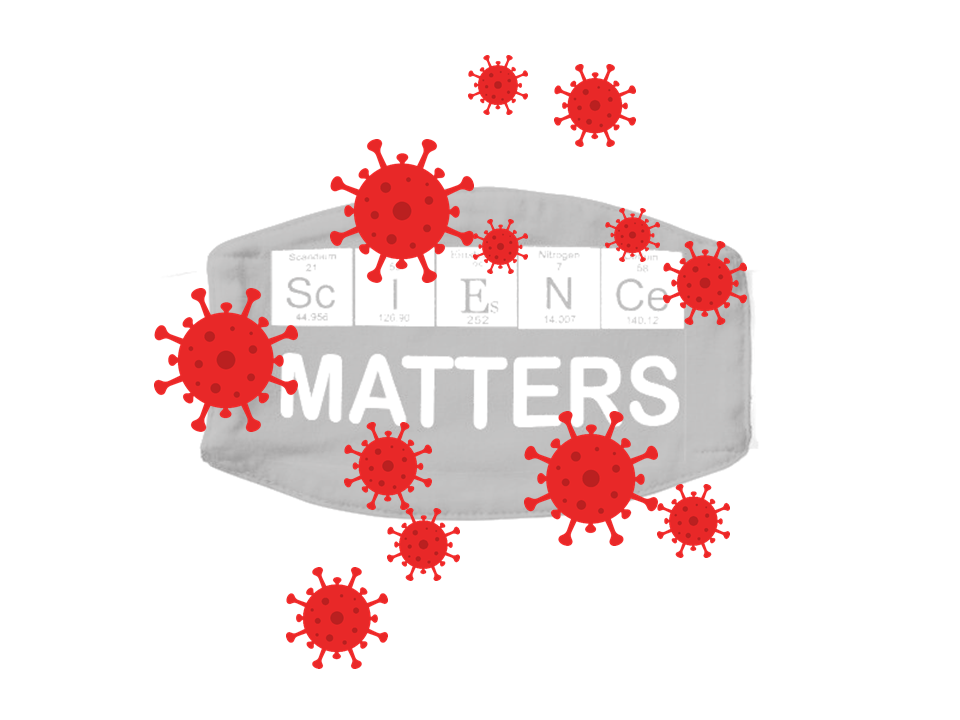
#> input picture T3-Play.with.content-tasks/T3-coronvirus-mask.png, 960 x 720 px
$ jupyter execute --allow-errors T3-Play_with_content-tasks.ipynb
#> lines starting #> are read from the running program, lines starting #| are printed output that depends on the picture; after the words box and inside, x2 and y2 are one past the last pixel; in counts of white or black regions, pixels touching at a corner belong together
[cell 1]
# from google.colab import drive
# drive.mount('/content/drive')

# **Image Processing 2: Let's play with the content**

---

<font color='red' face='Times New Roman'>**NOTE**: *Please take care of the `WARNING` and `NOTE` symbols in the following, and what you should do is marked by `TODO`*</font>

So far, we are dealing with the images themselves (e.g., the size, color). Let's focus more on what inside the images (i.e., the content) from now on.

To begin with, we will try Edge Detection.

# **1. Edge Detection**

Here we will mainly use PIL (<font color='red'>Image</font>, <font color='red'>ImageFilter</font>) to do the filtering. Because PIL is almost the official image processing library with its large amount of users. And in PIL, there is no many pre-defined filter kernels in <font color='red'>ImageFilter</font> class, we can define the filter kernels by ourselves.

This way can help you understand the values in the filters more detailly!

We will use <font color='red'>*filter()*</font> in <font color='red'>Image</font> to do the filtering and <font color='red'>*ImageFilter.Kernel()*</font> to define the filters we want to use.

[cell 2]
from PIL import Image,ImageFilter
import urllib.request
import skimage.io

# save the image from the url
urllib.request.urlretrieve('https://upload.wikimedia.org/wikipedia/en/7/7d/Lenna_%28test_image%29.png',
                           'lenna.png')
#> (this line was passed over: the network is not available in this run)

# load the image using PIL.Image
#> (the rest of this cell did not finish here and is left out)

#> (a cell that did not finish here is left out)

#> (a cell that did not finish here is left out)

Filters is a useful tool not only for Edge Detection. Let's try Noise Reduction.

# **2. Noise Detection**

But we need to add some noise to the image first. To this end, we use the <font color='red'>*random_noise*</font> function (declared in <font color='red'>*skimage.util*</font>).

[cell 5]
from skimage.util import random_noise
import cv2
import numpy as np

# load the image
img_lenna = cv2.imread('lenna.png')

## salt-and-pepper noise

#> (a cell that did not finish here is left out)

Mean filter is one of the simpliest spatial filters.

#> (a cell that did not finish here is left out)

The Mean filters average out the noise. However, the normal pixels are blured at the same time.

Instead of using the average-out, the Median filters reduce the noise by “replacing” the central pixel by the median of pixels in the neighborhood. The assumption is that noise appear as the “outliers” on which the median works better than the mean.

#> (a cell that did not finish here is left out)

Median filters seem worked better than Mean filters for salt-and-pepper noise. However, it doesn’t mean it’s a better choice in a general sense. The performance of filters are dependent on the type of noise.

## Poisson

[cell 9]
print(skimage.__version__)

[cell 10]
help(random_noise)

#> (a cell that did not finish here is left out)

#> (a cell that did not finish here is left out)

#> (a cell that did not finish here is left out)

## Gaussian

#> (a cell that did not finish here is left out)

#> (a cell that did not finish here is left out)

## Speckle

[cell 16]
help(ImageFilter)

#> (a cell that did not finish here is left out)

#> (a cell that did not finish here is left out)

# **3. Morphological Operations**

Another set of tools, which is similar to Filters, is Morphological Operations.

Structing elements can be considered as filters with which a different way of filtering (i.e., Morphological Operations) is defined (rather than using the weighted averages).

In addition, it is usually applied to the binary images, on which it’s easier to determine the fitness of a structing element to image positions.

Let's learn this through a new example of "Find the Coronavirus". The goal is to locate and count the coronavirus in an image as shown below.

[cell 19]
import cv2
from PIL import Image

# load the image containing coronavirus
np_virus=cv2.imread("T3-coronvirus-mask.png") #/content/drive/MyDrive/Colab Notebooks/coronvirus-mask.png
#> np_virus is the input picture: shape (720, 960, 3); mean B, G, R 230.3, 230.3, 245.1
#cv2 images are stored in BGR order, we need to convert the order before disaply
display(Image.fromarray(cv2.cvtColor(np_virus, cv2.COLOR_BGR2RGB)))

[cell 20]
# convert to grey image
img_vir_grey = cv2.cvtColor(np_virus, cv2.COLOR_BGR2GRAY)
# get the binary image after thresholding
ret,img_th = cv2.threshold(img_vir_grey,160,255,cv2.THRESH_BINARY)
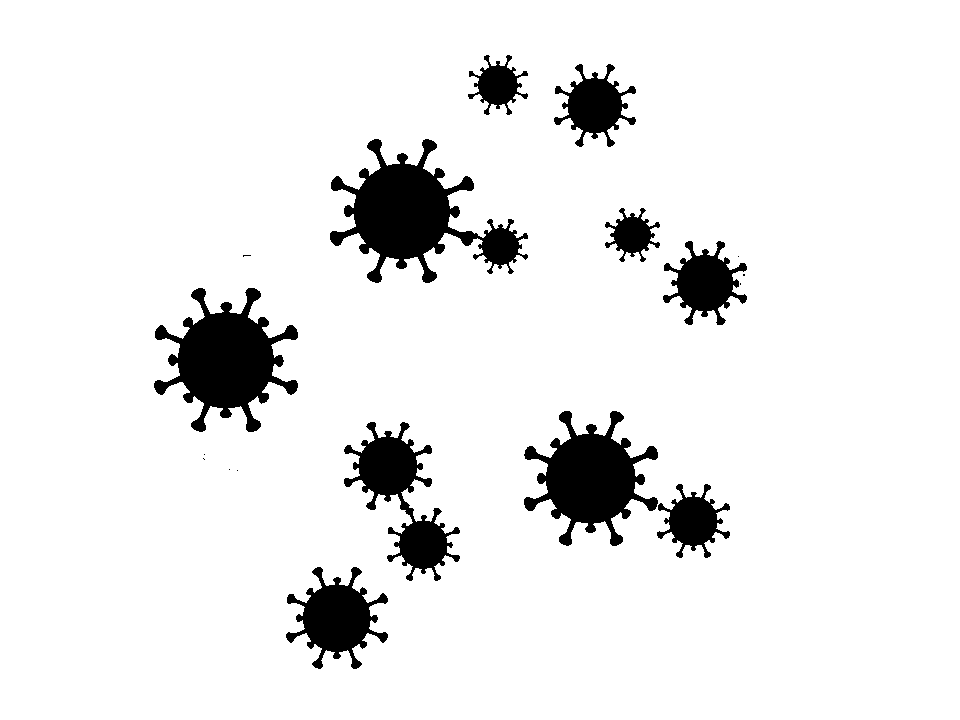
#> img_th: shape (720, 960); 92.3% white; 18 black regions (8 under 20 px), largest, box (x1, y1, x2, y2) and area: (330, 139, 528, 283) 11319, (154, 288, 298, 432) 9924, (524, 411, 658, 546) 8659
print(img_th.shape)
bw_img=Image.fromarray(255-img_th)
display(bw_img)

[cell 21]
bw_img=Image.fromarray(img_th)
display(bw_img)

## SE

Looks good! But there are noise and connected components, which distract the computers from counting the virus precisely.

Erosion excludes the positions that the Structing Element (SE) dose not fits. We can design a SE that fits into the bodies of virus but not the noise and connections.

[cell 22]
import numpy as np
# TODO: define a 5x5 SE
SE = np.ones((5,5),np.uint8)
img_erosion = cv2.erode(255-img_th, SE, iterations=1)
#> img_erosion: shape (720, 960); 5.3% white; 140 white regions (95 under 20 px), largest, box (x1, y1, x2, y2) and area: (171, 304, 281, 416) 6780, (346, 156, 457, 267) 6716, (539, 427, 643, 531) 5852
bw_img=Image.fromarray(img_erosion)
display(bw_img)

The 5x5 SE does exclude the noise and break the connected components, but isolates the Spike Glycoproteins from the body at the same time.

After several times of trail-and-error, I found the 12x12 is a good choice for the SE.

[cell 23]
# TODO: define a 12x12 SE
SE = np.ones((12,12),np.uint8) # ignoring more details
img_erosion = cv2.erode(255-img_th, SE, iterations=1)
#> img_erosion: shape (720, 960); 3.6% white; 12 white regions, largest, box (x1, y1, x2, y2) and area: (184, 319, 268, 403) 5365, (360, 170, 444, 254) 5326, (552, 440, 630, 518) 4572
bw_img=Image.fromarray(img_erosion)
display(bw_img)

[cell 24]
# TODO: define a diamond shape SE
SE1 = np.array([[0, 1, 0], [1, 1, 1], [0, 1, 0]], np.uint8)
img_erosion1 = cv2.erode(255-img_th, SE1, iterations=1)
#> img_erosion1: shape (720, 960); 6.7% white; 57 white regions (40 under 20 px)
bw_img1=Image.fromarray(img_erosion1)
display(bw_img1)

[cell 25]
display(Image.fromarray(cv2.cvtColor((np_virus).astype(np.uint8), cv2.COLOR_BGR2RGB)))

[cell 26]
display(Image.fromarray(cv2.cvtColor((np_virus*.6).astype(np.uint8), cv2.COLOR_BGR2RGB)))

[cell 27]
# let's merage it back the orginal image and see the result of localization
np_merge=cv2.merge((img_erosion,img_erosion,img_erosion))*0.4+np_virus*0.6
# merges multiple image channels into a single image.


display(Image.fromarray(cv2.cvtColor(np_merge.astype(np.uint8), cv2.COLOR_BGR2RGB)))

## Count
The white dots hit the viruses well, which meams we can count the viruses by the number of dots.

This can be done using the ***skimage.measure.label*** and ***skimage.measure.regionprops***.

[cell 28]
from skimage.measure import label,regionprops
from skimage import io
np_labeled=label(img_erosion)
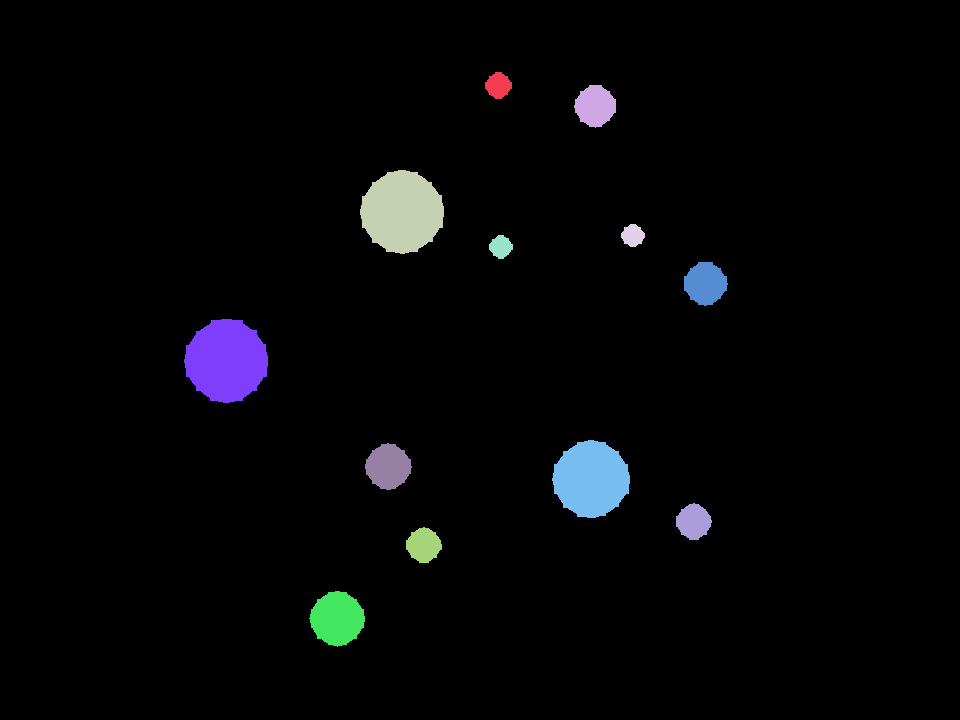
#> np_labeled: shape (720, 960) int64; 13 distinct labels, from 0 to 12; one colour per label, 0 black
io.imshow(np_labeled)
regions = regionprops(np_labeled)
#> regions = 12 regions; largest, box (x1, y1, x2, y2) and area: (184, 319, 268, 403) 5365, (360, 170, 444, 254) 5326, (552, 440, 630, 518) 4572, (309, 591, 365, 647) 2278, (365, 443, 412, 490) 1593
print(len(regions))

## Area
Studies show that the bigger a virus is, the more infectious it is.
(I made it up. It’s not necessarily true.)

Can you measure how infectious each of the virus is?

We can measure the area of each virus. In that case, we need to build a mask for each virus first. This can be done using **Dilation**.

[cell 29]
np_labeled.max()
#> Out = 12

[cell 30]
np_labeled.shape
#> Out = (720, 960)

[cell 31]
import numpy as np
np_regions=[]
np_masks=[]
merged_mask=np.zeros(np_labeled.shape) # 全是0的矩阵
for index in range(1, np_labeled.max()+1):
    # TODO: build a mask for each virus
    np_regions.append((((np_labeled==index)+0)*255).astype(np.uint8))
    np_dilation = cv2.dilate(np_regions[-1], SE, iterations=7)
    np_masks.append(np_dilation)
    merged_mask += np_dilation
    if index > 10:
        display(Image.fromarray(np_dilation))
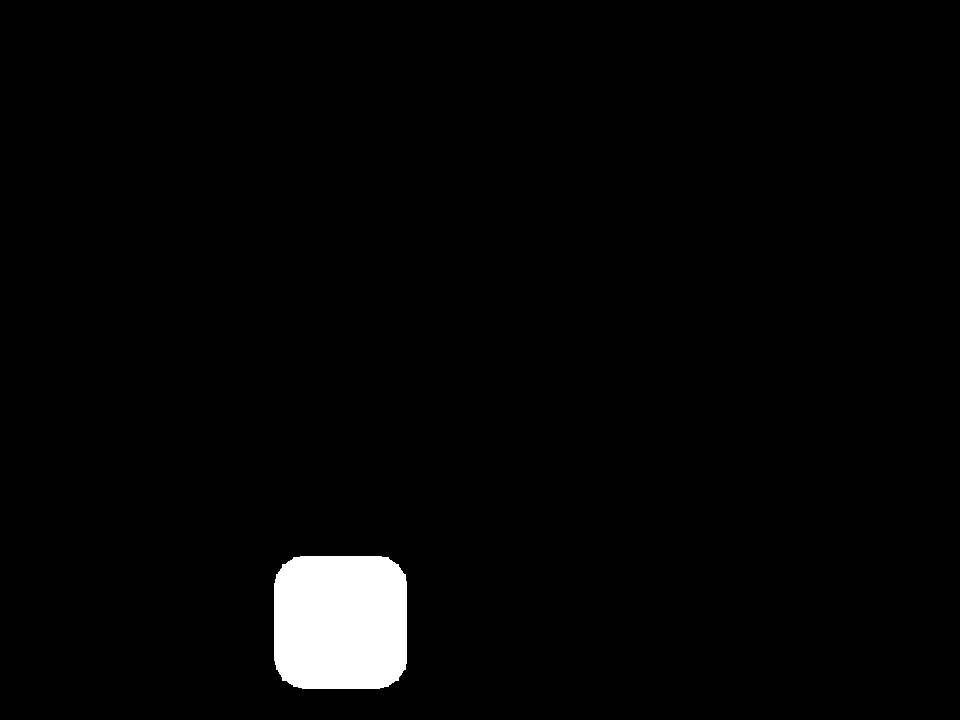
#> np_dilation: shape (720, 960); 2.4% white; 1 white region, box (x1, y1, x2, y2) and area: (274, 556, 407, 689) 16831
#> after the loop, np_masks = 12 items; np_regions = 12 items

np_merge=cv2.merge((merged_mask,merged_mask,merged_mask))*0.4+np_virus*0.6
display(Image.fromarray(cv2.cvtColor(np_merge.astype(np.uint8), cv2.COLOR_BGR2RGB)))

The masks cover the viruses well. Now we can use the masks to separate the viruses from each other. This can be done by calculating the AND of a mask and the original binary image.

[cell 32]
import matplotlib.pyplot as plt
fig = plt.figure(figsize=(60, 10))
binary_np=255-img_th
idx=1
plts=[]
for mask in np_masks: # 总共12列 in img
    binary_virus=((mask==255)*(binary_np==255))
    area=np.sum(binary_virus)
    #display(Image.fromarray(cv2.cvtColor((binary_virus*255).astype(np.uint8), cv2.COLOR_BGR2RGB)))
    plts.append(fig.add_subplot(3, 12, idx))
    plts[-1].set_title('mask'+str(idx))
    plt.imshow(mask)

    plts.append(fig.add_subplot(3, 12, idx+12))
    plts[-1].set_title('binary')
    plt.imshow(binary_np)

    plts.append(fig.add_subplot(3, 12, idx+24))
    plts[-1].set_title('virus'+str(idx)+'(area='+str(area)+')')
    plt.imshow(binary_virus)

    print('Area of virus '+str(idx)+':\t'+str(area))
    idx=idx+1
#> this loop made 12 passes
#> area on passes 1 to 12: 1660, 3165, 10012, 1764, 1723, 3477, 9924, 8841, 4309, 2709, 2789, 4890
#> after the loop, idx = 13; plts = 36 items

Not perfect, but OK. Is there a better way to separate the viruses?

## Challenges

#### Task 1: Please enhance the edge information of this image below. The file path is T3-flower.png

[cell 33]
help(cv2.cvtColor)

[cell 34]
import seaborn as sns
import pandas as pd
def create_random_dataframe(rows, columns):
    # Create a 2D numpy array with random values
    random_array = np.random.rand(rows, columns)

    # Create a dataframe from the numpy array
    df = pd.DataFrame(random_array)

    return df

# Example usage
num_rows = 5
num_columns = 3
random_df = create_random_dataframe(num_rows, num_columns)

[cell 35]
help(sns.heatmap)

[cell 36]
all_data_na = (random_df.isnull().sum() / len(random_df)) * 100
print(all_data_na)
sns.heatmap(random_df.isna(), cmap="Blues")

[cell 37]
rgb_color = (204, 22, 58)
r = hex(rgb_color[0])
g = hex(rgb_color[1])
b = hex(rgb_color[2])

[cell 38]
# load the image containing coronavirus
np_fl=cv2.imread("T3-flower.png")
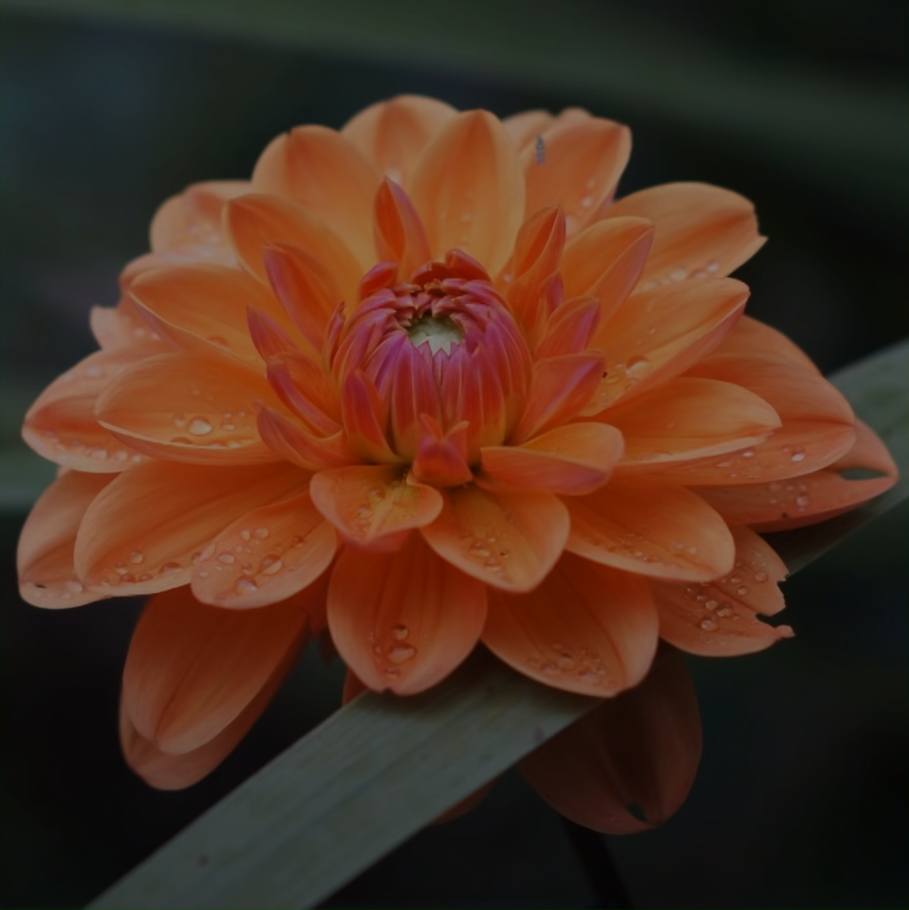
#> input picture T3-Play.with.content-tasks/T3-flower.png, 1818 x 1819 px (shown at 1/2 size)
#> np_fl is the input picture: shape (1819, 1818, 3); mean B, G, R 31.3, 47, 76.5


display(Image.fromarray(cv2.cvtColor(np_fl, cv2.COLOR_BGR2RGB)))

display(Image.fromarray(cv2.cvtColor((np_fl*1.6).astype(np.uint8), cv2.COLOR_BGR2RGB)))

#### Task2: Can you localize the virus and count the number? The image path is T3-coronvirus_challenge.png

[cell 39]
np_red=cv2.imread("T3-coronvirus_challenge.png")
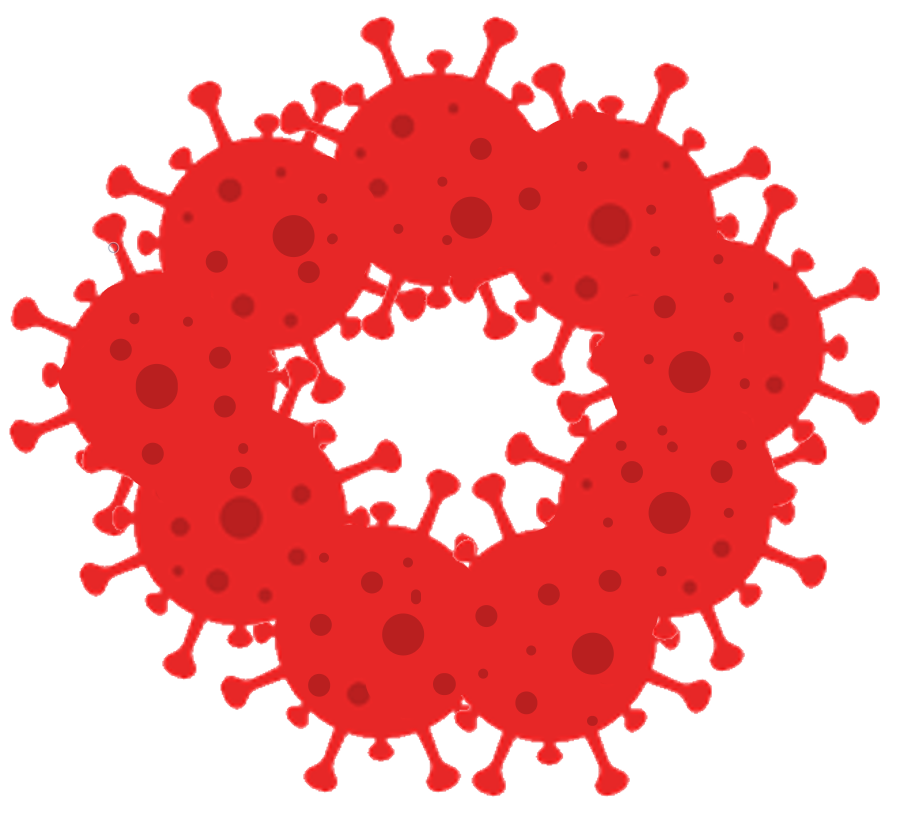
#> input picture T3-Play.with.content-tasks/T3-coronvirus_challenge.PNG, 920 x 823 px, found by its file name
#> np_red is the input picture: shape (823, 920, 3); mean B, G, R 154.4, 154.3, 242.8
display(Image.fromarray(cv2.cvtColor(np_red, cv2.COLOR_BGR2RGB)))

[cell 40]
# convert to grey image
img_vir_grey = cv2.cvtColor(np_red, cv2.COLOR_BGR2GRAY)
#> img_vir_grey: shape (823, 920)
# get the binary image after thresholding
ret,img_th = cv2.threshold(img_vir_grey,160,255,cv2.THRESH_BINARY)
#> img_th: shape (823, 920); 53.7% white; 1 black region, box (x1, y1, x2, y2) and area: (10, 17, 879, 796) 350917
SE = np.ones((12,12),np.uint8)
img_erosion = cv2.erode(255-img_th, SE, iterations=3)
#> img_erosion: shape (823, 920); 29.4% white; 1 white region, box (x1, y1, x2, y2) and area: (82, 92, 808, 726) 222348
bw_img=Image.fromarray(img_erosion)
display(bw_img)

[cell 41]
SE = np.ones((26,26),np.uint8)
img_erosion = cv2.erode(255-img_th, SE, iterations=6)
#> img_erosion: shape (823, 920); 0.35% white; 9 white regions
bw_img=Image.fromarray(img_erosion)
display(bw_img)

[cell 42]
from skimage.measure import label,regionprops
from skimage import io
np_labeled=label(img_erosion)
#> np_labeled: shape (823, 920) int64; 10 distinct labels, from 0 to 9
io.imshow(np_labeled)
regions = regionprops(np_labeled)
#> regions = 9 regions; largest, box (x1, y1, x2, y2) and area: (167, 358, 200, 402) 1014, (686, 323, 726, 369) 695, (227, 500, 251, 529) 318, (434, 177, 449, 191) 141, (263, 238, 277, 252) 116
print(len(regions))

[cell 43]
import numpy as np
np_regions=[]
np_masks=[]
SE = np.ones((5,5),np.uint8)
merged_mask=np.zeros(np_labeled.shape) # 全是0的矩阵
for index in range(1, np_labeled.max()+1):
    # TODO: build a mask for each virus
    np_regions.append((((np_labeled==index)+0)*255).astype(np.uint8))
    np_dilation = cv2.dilate(np_regions[-1], SE, iterations=7)
    np_masks.append(np_dilation)
    merged_mask += np_dilation
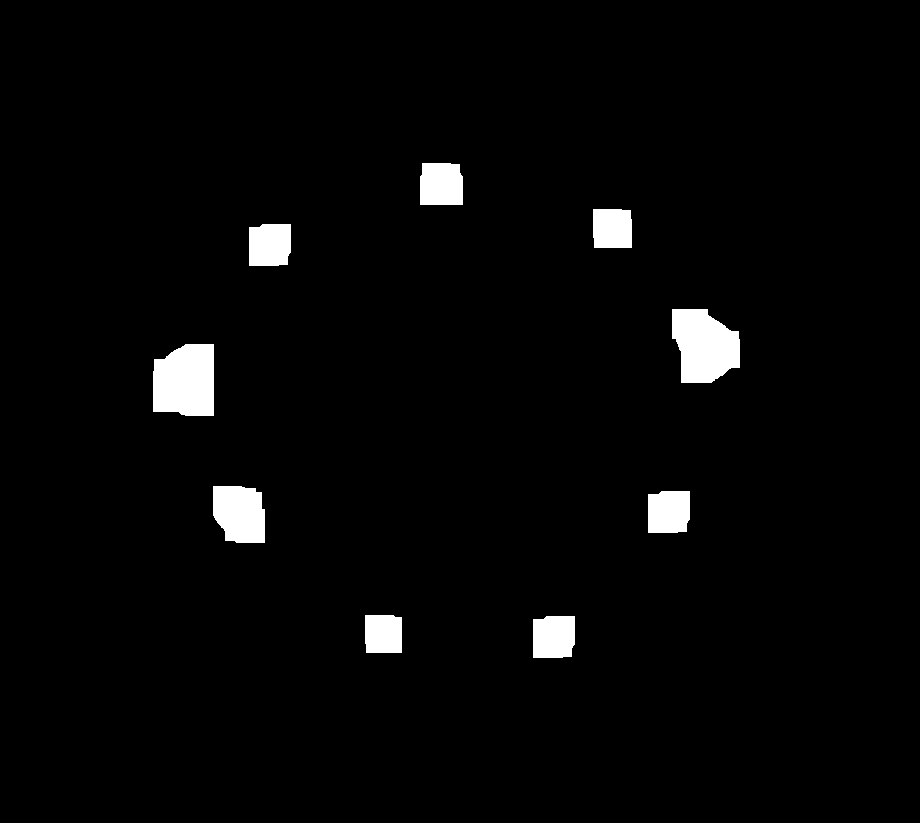
#> merged_mask: shape (823, 920) float64; 2.7% white; 9 white regions, largest, box (x1, y1, x2, y2) and area: (153, 344, 214, 416) 3954, (672, 309, 740, 383) 3887, (213, 486, 265, 543) 2586
#> after the loop, np_masks = 9 items; np_regions = 9 items
    # if index > 10:
    #     display(Image.fromarray(np_dilation))
display(Image.fromarray(merged_mask.astype(np.uint8)))
# np_merge=cv2.merge((merged_mask,merged_mask,merged_mask))*0.4+np_virus*0.6
# display(Image.fromarray(cv2.cvtColor(np_merge.astype(np.uint8), cv2.COLOR_BGR2RGB)))
